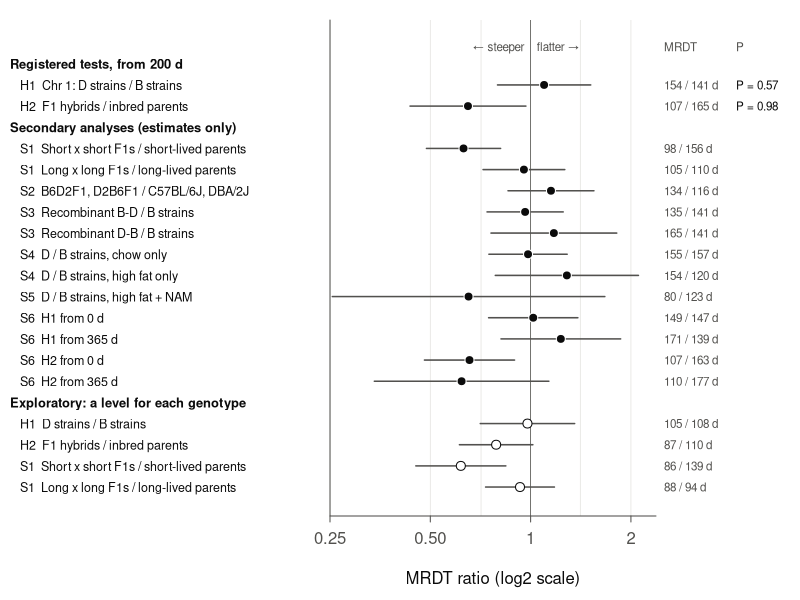
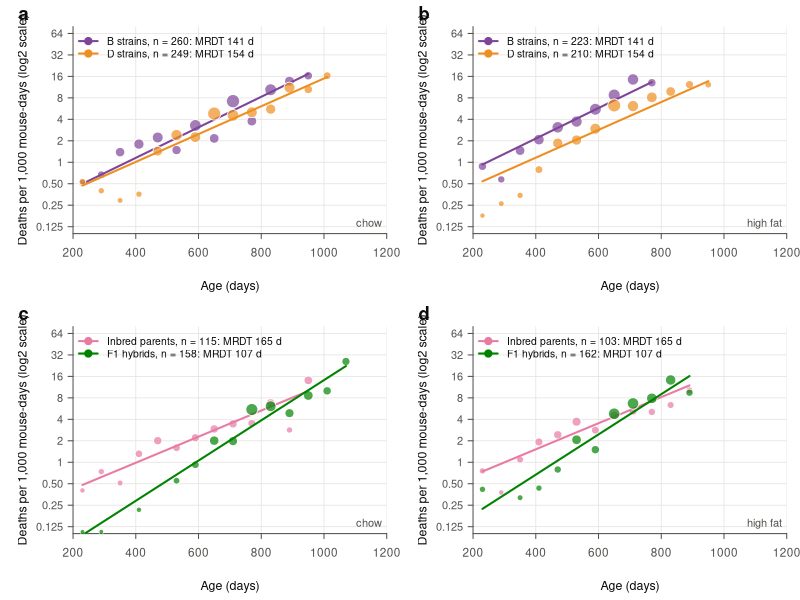

Recreate these plots in R, in order.
#
# Figures_MRDT_Secondary.R
#
# copyright (c) 2026 - Rob Williams
#
# Figures for the pre-registered secondary tests. Run Gompertz/MRDT_Secondary.R first.
# Conventions as in Figures_MRDT_Diet.R: svglite with Arial labels as single text elements; log scales in base 2.
#
#  Fig5_MRDT_ratios.svg            MRDT ratio, with 95% CI, for every registered, secondary and exploratory comparison
#  Fig6_Hazard_by_class.svg        mortality rate by age (60-day bins) with the fitted lines: (a, b) Chr 1 D and B strains,
#                                  (c, d) F1 hybrids and their inbred parents, on chow and on high fat
#

library(svglite)

ink <- "#0b0b0b"; ink2 <- "#52514e"; grid.col <- "#e4e3df"
# Haplotype colors follow Arends et al. 2026 (Fig. 2f): B ("black") dark purple, D ("dilute") orange. Their tan D
# (Fig. 3f) is too close to our chow brown. F1 hybrids green, inbred parents pink. The four pass the color-vision
# checks as a set; orange and pink fall below 3:1 contrast, so every series is named in its key.
col.class <- c(B = "#7d4598", D = "#ed8f22", Parents = "#e87ba4", F1 = "#008300")
fontfile <- function(bold, italic) {
  f <- systemfonts::match_font("Arial", italic = italic, bold = bold)$path
  if (!grepl("arial", f, ignore.case = TRUE)) f <- systemfonts::match_font("Liberation Sans", italic = italic, bold = bold)$path
  return(list(alias = "Arial", file = f))
}
arial <- list(sans = list(plain = fontfile(FALSE, FALSE), bold = fontfile(TRUE, FALSE),
                          italic = fontfile(FALSE, TRUE), bolditalic = fontfile(TRUE, TRUE)))
openSVG <- function(file, width = 7, height = 5) {
  svglite(file, width = width, height = height, user_fonts = arial, fix_text_size = FALSE)
  par(family = "sans", col = ink, col.axis = ink2, col.lab = ink, fg = ink2, las = 1, mgp = c(2.6, 0.6, 0), tcl = -0.3)
}

tests <- read.delim("output/MRDT_secondary_tests.txt")
expl <- read.delim("output/MRDT_exploratory_pergenotype.txt")
levels.out <- read.delim("output/MRDT_secondary_levels.txt")
binned <- read.delim("output/MRDT_secondary_binned_60d.txt")
row.of <- function(name, from = 200) tests[tests[, "test"] == name & tests[, "from"] == from, ]

### Figure 5: MRDT ratios
rows <- list(
  list("Registered tests, from 200 d", NULL),
  list("H1  Chr 1: D strains / B strains", row.of("H1 Chr1 D vs B")),
  list("H2  F1 hybrids / inbred parents", row.of("H2 F1 vs parents")),
  list("Secondary analyses (estimates only)", NULL),
  list("S1  Short x short F1s / short-lived parents", row.of("S1 short F1 vs short parents")),
  list("S1  Long x long F1s / long-lived parents", row.of("S1 long F1 vs long parents")),
  list("S2  B6D2F1, D2B6F1 / C57BL/6J, DBA/2J", row.of("S2 B6D2 F1s vs B6 and D2")),
  list("S3  Recombinant B-D / B strains", row.of("S3 recombinant B-D vs B")),
  list("S3  Recombinant D-B / B strains", row.of("S3 recombinant D-B vs B")),
  list("S4  D / B strains, chow only", row.of("S4 Chr1 D vs B, CD only")),
  list("S4  D / B strains, high fat only", row.of("S4 Chr1 D vs B, HF only")),
  list("S5  D / B strains, high fat + NAM", row.of("S5 NAM: Chr1 D vs B")),
  list("S6  H1 from 0 d", row.of("H1 Chr1 D vs B", 0)),
  list("S6  H1 from 365 d", row.of("H1 Chr1 D vs B", 365)),
  list("S6  H2 from 0 d", row.of("H2 F1 vs parents", 0)),
  list("S6  H2 from 365 d", row.of("H2 F1 vs parents", 365)),
  list("Exploratory: a level for each genotype", NULL),
  list("H1  D strains / B strains", expl[1, ]),
  list("H2  F1 hybrids / inbred parents", expl[2, ]),
  list("S1  Short x short F1s / short-lived parents", expl[3, ]),
  list("S1  Long x long F1s / long-lived parents", expl[4, ])
)
openSVG("output/Fig5_MRDT_ratios.svg", width = 7.5, height = 7.4)
par(mar = c(4.2, 16.5, 1, 7.2))
n <- length(rows); y <- rev(seq_len(n))
xr <- c(-2, 1.25)
plot(xr, c(0.5, n + 1.2), type = "n", axes = FALSE, xaxs = "i", xlab = "MRDT ratio (log2 scale)", ylab = "")
ticks <- c(0.25, 0.5, 1, 2)
abline(v = log2(c(ticks, 0.71, 1.41)), col = grid.col, lwd = 0.75)
abline(v = 0, col = ink2, lwd = 0.75)
axis(1, at = log2(ticks), labels = c("0.25", "0.50", "1", "2"), col = NA, col.ticks = ink2)
for (i in seq_len(n)) {
  r <- rows[[i]]
  if (is.null(r[[2]])) {                                            # group heading
    mtext(r[[1]], side = 2, at = y[i], las = 1, line = 16, adj = 0, cex = 0.78, font = 2, col = ink)
    next
  }
  x <- r[[2]]
  open <- i > which(sapply(rows, function(z) grepl("^Exploratory", z[[1]])))
  mtext(r[[1]], side = 2, at = y[i], las = 1, line = 15.5, adj = 0, cex = 0.75, col = ink)
  segments(max(x[, "delta.lo"], xr[1]), y[i], min(x[, "delta.hi"], xr[2]), y[i], col = ink2, lwd = 1.5)
  points(x[, "delta"], y[i], pch = 21, bg = if (open) "white" else ink, col = if (open) ink else "white", cex = 1.2, lwd = 1)
  mtext(sprintf("%.0f / %.0f d", x[, "MRDT2"], x[, "MRDT1"]), side = 4, at = y[i], las = 1, line = 0.4, cex = 0.7, col = ink2)
  if (i %in% 2:3) mtext(sprintf("P = %.2g", x[, "p"]), side = 4, at = y[i], las = 1, line = 4, cex = 0.7, col = ink)
}
mtext("MRDT", side = 4, at = n + 0.8, las = 1, line = 0.4, cex = 0.7, col = ink2)
mtext("P", side = 4, at = n + 0.8, las = 1, line = 4, cex = 0.7, col = ink2)
text(-0.06, n + 0.8, "\u2190 steeper", adj = c(1, 0.5), cex = 0.7, col = ink2)
text(0.06, n + 0.8, "flatter \u2192", adj = c(0, 0.5), cex = 0.7, col = ink2)
box(bty = "l", col = ink2)
dev.off()

### Figure 6: hazard by class, with the fitted lines of the registered model
openSVG("output/Fig6_Hazard_by_class.svg", width = 7.5, height = 6.6)
par(mfrow = c(2, 2), mar = c(4, 4.4, 1.6, 0.8))
doublings <- 2^(-3:6)
panels <- list(c("H1", "CD", "a"), c("H1", "HF", "b"), c("H2", "CD", "c"), c("H2", "HF", "d"))
names.test <- c(H1 = "H1 Chr1 D vs B", H2 = "H2 F1 vs parents")
lab.class <- c(B = "B strains", D = "D strains", Parents = "Inbred parents", F1 = "F1 hybrids")
lab.diet <- c(CD = "chow", HF = "high fat")
for (p in panels) {
  tst <- p[1]; diet <- p[2]
  x <- tests[tests[, "test"] == names.test[tst] & tests[, "from"] == 200, ]
  cls <- c(x[, "class1"], x[, "class2"]); mrdt <- c(x[, "MRDT1"], x[, "MRDT2"])
  plot(c(200, 1200), c(0.1, 80), type = "n", log = "y", xaxs = "i", yaxs = "i", axes = FALSE,
       xlab = "Age (days)", ylab = "Deaths per 1,000 mouse-days (log2 scale)", cex.lab = 0.9)
  abline(h = doublings, v = seq(400, 1200, 200), col = grid.col, lwd = 0.75)
  axis(1, at = seq(200, 1200, 200), col = NA, col.ticks = ink2, cex.axis = 0.85)
  axis(2, at = doublings, labels = c("0.125", "0.25", "0.50", 2^(0:6)), col = NA, col.ticks = ink2, cex.axis = 0.8)
  box(bty = "l", col = ink2)
  leg <- c()
  for (j in 1:2) {
    bn <- binned[binned[, "test"] == tst & binned[, "class"] == cls[j] & binned[, "diet"] == diet &
                 binned[, "deaths"] > 0 & binned[, "atrisk"] >= 10, ]
    points(bn[, "mid"], 1000 * bn[, "rate"], pch = 21, bg = paste0(col.class[cls[j]], "B3"), col = "white", lwd = 0.8,
           cex = 0.5 + 0.25 * sqrt(bn[, "deaths"]))
    h600 <- levels.out[levels.out[, "test"] == names.test[tst] & levels.out[, "from"] == 200 &
                       levels.out[, "class"] == cls[j] & levels.out[, "cell"] == diet, ]
    t <- seq(min(bn[, "mid"]), max(bn[, "mid"]), 5)
    lines(t, h600[, "h600.per1000"] * 2^((t - 600) / mrdt[j]), col = col.class[cls[j]], lwd = 2)
    leg <- c(leg, sprintf("%s, n = %d: MRDT %.0f d", lab.class[cls[j]], h600[, "n"], mrdt[j]))
  }
  legend("topleft", legend = leg, col = col.class[cls], lwd = 2, pch = 21, pt.bg = col.class[cls], pt.cex = 1, bty = "n",
         text.col = ink, cex = 0.75, inset = c(0.01, 0.01))
  text(1185, 0.125, lab.diet[diet], adj = c(1, 0), cex = 0.8, col = ink2)
  mtext(p[3], side = 3, line = 0.2, adj = -0.18, font = 2, cex = 1.1, col = ink)
}
dev.off()
